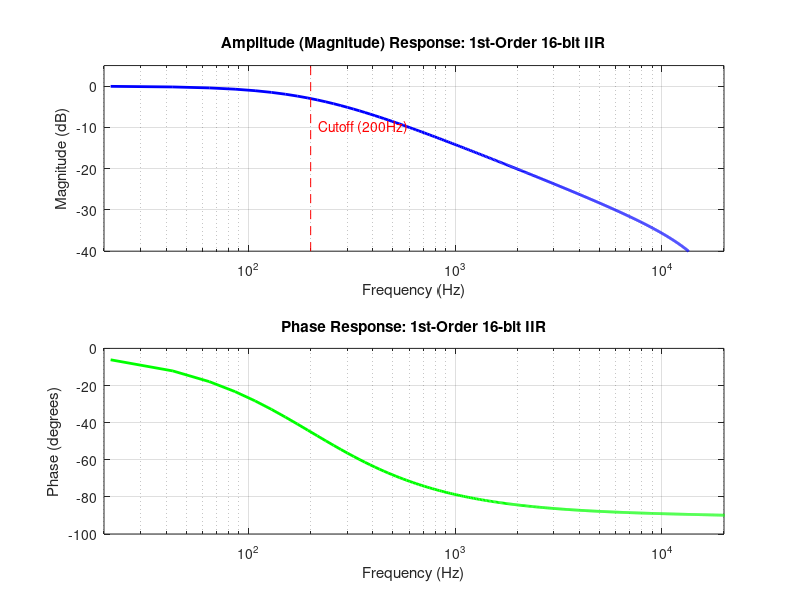

Source code (MATLAB):
%===============================================================================
% Script:       partg.m
% Description:  1st-order 16-bit Q15 fixed-point IIR filter verification using exact integer coefficients (200 Hz cutoff)
% Author:       Harry Rogers (University of Brighton)
% Module:       EO626 - Digital Signal Processing
% Date:         2026
%===============================================================================

% Filter Verification: 1st-Order 16-bit IIR (200Hz Cutoff)
% Using exact integer coefficients for Q15 hardware implementation
fs = 44100; % Sampling Frequency
fc = 200;   % Cutoff Frequency

% 1. Final Hardware Integer Coefficients (Q15)
% b0 = 461, b1 = 461, a1 = -31847
scale = 2^15; % 32768
b_int = [461, 461];
a_int = [32768, -31847]; % a0 is always the scale factor (1.0 in Q15)

% 2. Convert Integers back to Normalized Fractions for Analysis
b_q = b_int / scale;
a_q = a_int / scale;

% 3. Calculate Frequency Response (1024 points)
[h, f] = freqz(b_q, a_q, 1024, fs);
magnitude = 20*log10(abs(h));
phase = unwrap(angle(h)) * (180/pi); % Convert to degrees

% 4. Plotting Results
figure('Color', [1 1 1], 'Position', [100, 100, 800, 600]);

% Subplot 1: Amplitude Response
subplot(2,1,1);
semilogx(f, magnitude, 'b', 'LineWidth', 2);
grid on;
title('Amplitude (Magnitude) Response: 1st-Order 16-bit IIR');
ylabel('Magnitude (dB)');
xlabel('Frequency (Hz)');
axis([20 20000 -40 5]);
line([fc fc], [-40 5], 'Color', 'r', 'LineStyle', '--'); % Cutoff line
text(fc+10, -10, ' Cutoff (200Hz)', 'Color', 'r');

% Subplot 2: Phase Response
subplot(2,1,2);
semilogx(f, phase, 'g', 'LineWidth', 2);
grid on;
title('Phase Response: 1st-Order 16-bit IIR');
ylabel('Phase (degrees)');
xlabel('Frequency (Hz)');
axis([20 20000 -100 0]);

% Stability check output to console
fprintf('Stability Check (Max Pole Magnitude): %.4f\n', max(abs(roots(a_q))));
